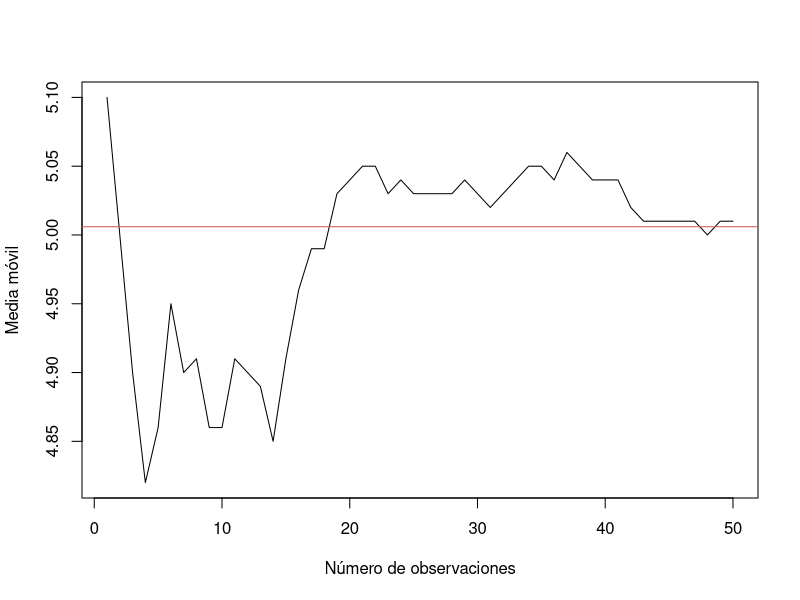

Source code (R):
#Maya Tovar
#Semana 4
#04/09/2025

#Media movil para determinar el n ideal con respecto a la poblacion

data ("iris")
head(iris)

setosa <- subset(iris, Species == "setosa")

#Sumatoria acumulativa de la variable longitud
acum <- cumsum(setosa$Sepal.Length)
acum # sumatoria acumulada 
cont <- seq(1: length(setosa$Sepal.Length))
cont

#Crear un data frame con los datos creados

set_mov <- data.frame(cont, acum)
set_mov$movil <- round(acum/cont,2)

plot(cont, set_mov$movil, type = "l", 
     xlab = "Número de observaciones",
     ylab = "Media móvil")
abline(h=mean(setosa$Sepal.Length),
       col = "indianred")
